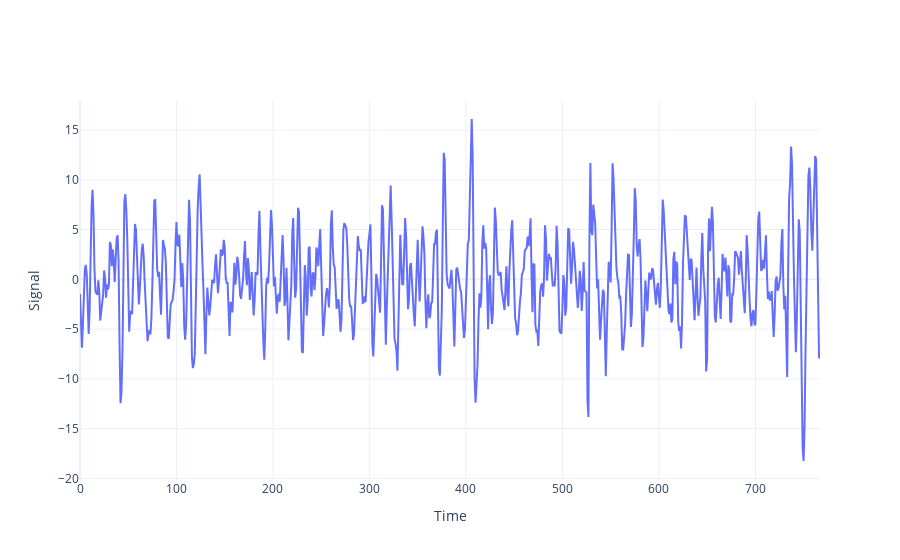

Write notebook code for a chart like this one.
### Code cell
import plotly.graph_objects as go

fig = go.Figure()

fig.add_trace(go.Scatter(x=example_series.index, y=example_series))
fig.update_xaxes(title_text='Time')
fig.update_yaxes(title_text='Signal')

### Figure 1 — Plotly figure (JSON) as saved in the notebook; plotly's stock layout.template omitted (floating-point values rounded to 4 significant figures; data arrays with more than 128 entries replaced by an {"elided": "..."} marker saying what was removed)
{"data": [{"x": {"elided": "768 int values"}, "y": {"elided": "768 float values"}, "type": "scatter"}], "layout": {"xaxis": {"title": {"text": "Time"}}, "yaxis": {"title": {"text": "Signal"}}}}
